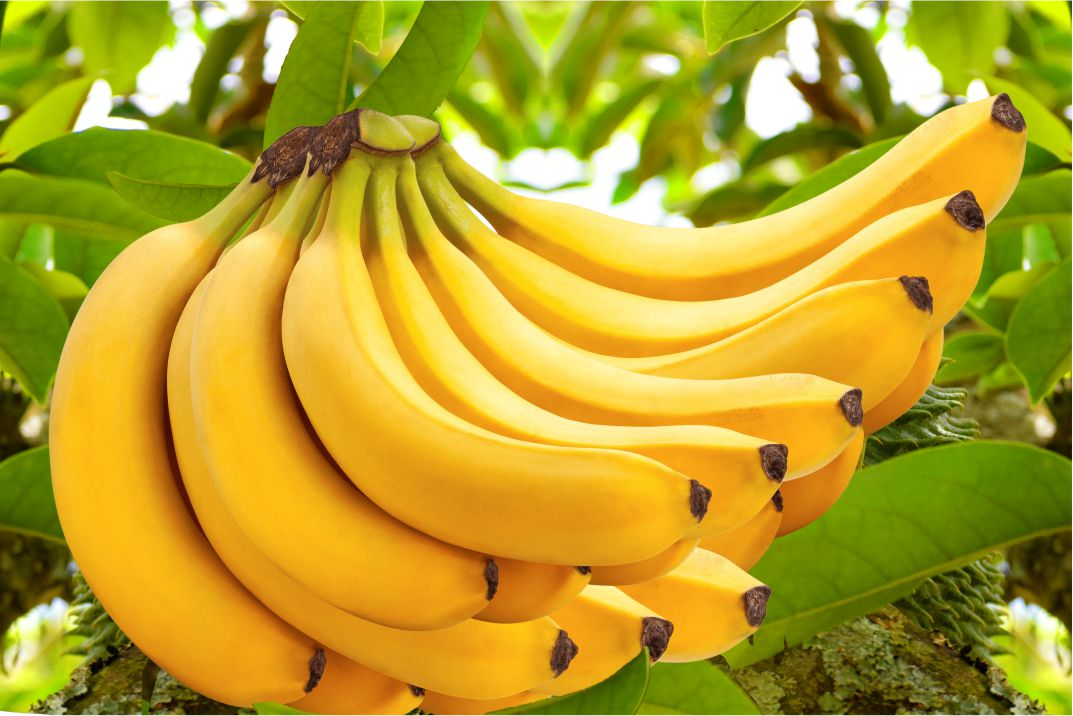
#> input picture Banana.jpeg, 1073 x 716 px
$ python -i feature_extraction.py   (imports and definitions only)   (older library calls are emulated)
#> lines starting #> are read from the running program, lines starting #| are printed output that depends on the picture; after the words box and inside, x2 and y2 are one past the last pixel; in counts of white or black regions, pixels touching at a corner belong together
import cv2
import numpy as np

def extract_features_from_image(image_path: str) -> dict:
#> called with image_path = '../Banana.jpeg'
    img = cv2.imread(image_path)
#> img is the input picture: shape (716, 1073, 3); mean B, G, R 40.5, 159.6, 181.7
    if img is None:
        raise FileNotFoundError(f"Could not load image: {image_path}")

    img_hsv = cv2.cvtColor(img, cv2.COLOR_BGR2HSV)
#> img_hsv: shape (716, 1073, 3); mean H, S, V 27.7, 208.3, 190.6
    gray = cv2.cvtColor(img, cv2.COLOR_BGR2GRAY)
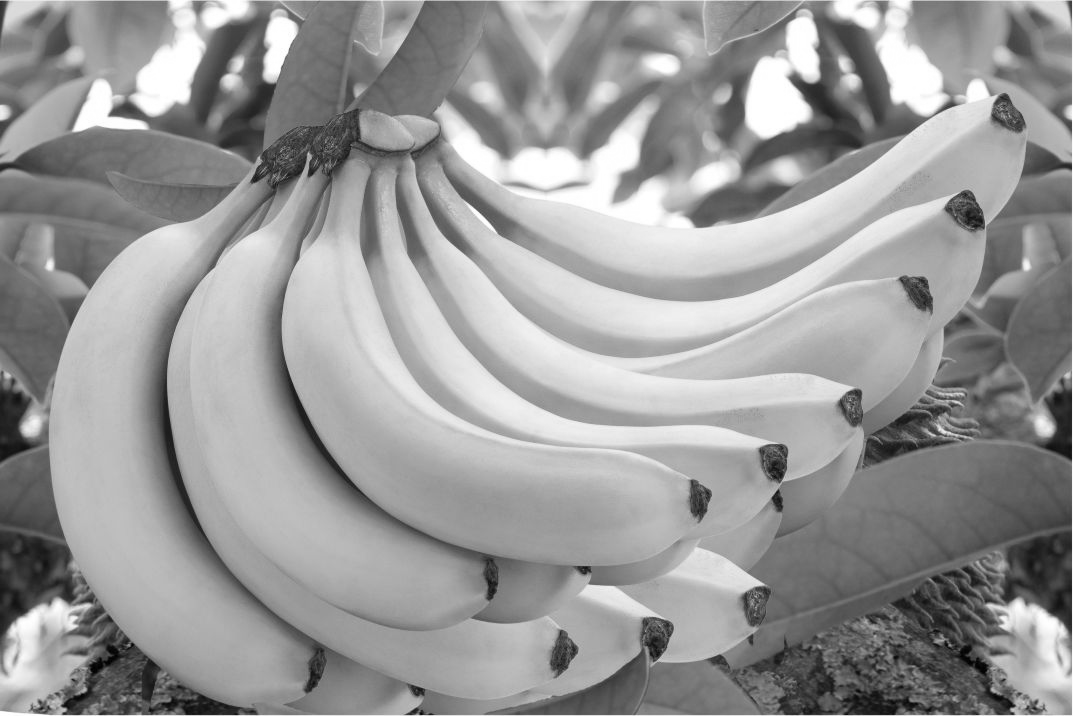
#> gray: shape (716, 1073); min 0, max 255, mean 152.6
    total_pixels = img.shape[0] * img.shape[1]
#> total_pixels = 768268

    yellow_mask = cv2.inRange(img_hsv, (20, 80, 80), (35, 255, 255))
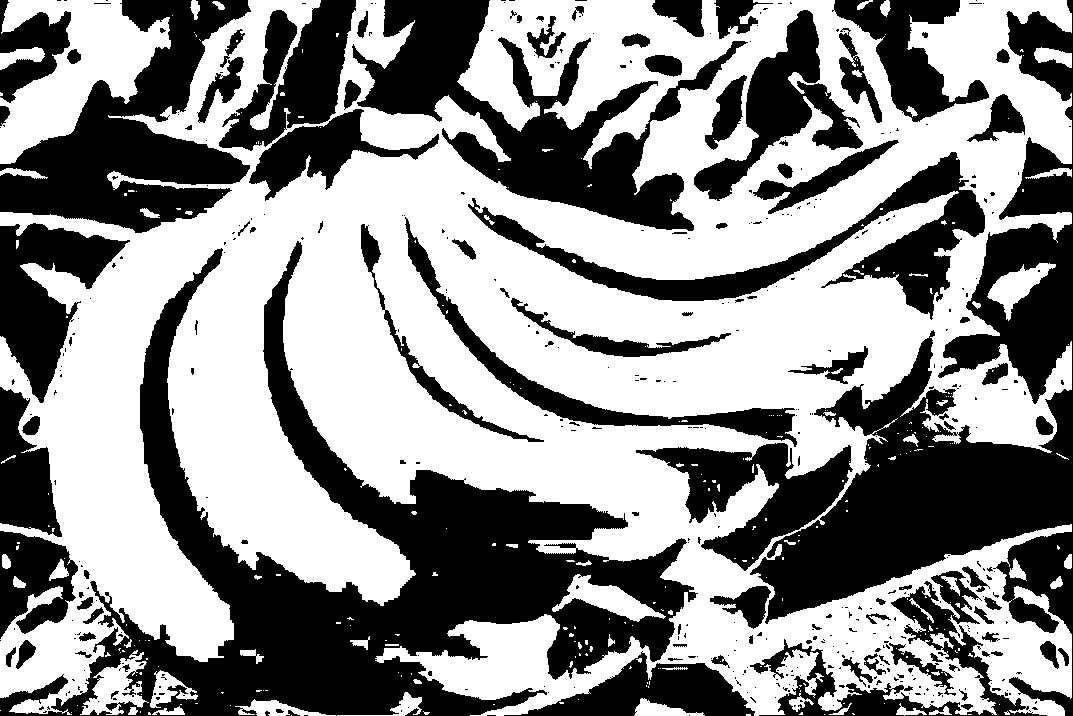
#> yellow_mask: shape (716, 1073); 55.7% white; 460 black regions (353 under 20 px), largest, box (x1, y1, x2, y2) and area: (0, 241, 698, 716) 86779, (750, 0, 1073, 716) 63018, (352, 0, 748, 231) 29882
    green_mask  = cv2.inRange(img_hsv, (35, 60, 60), (85, 255, 255))
#> green_mask: shape (716, 1073); 22.5% white; 270 white regions (181 under 20 px), largest, box (x1, y1, x2, y2) and area: (235, 0, 662, 194) 32734, (750, 419, 1072, 628) 32542, (0, 125, 251, 236) 18928
    brown_mask  = cv2.inRange(img_hsv, (5,  40, 20), (20, 200, 180))
#> brown_mask: shape (716, 1073); 1.5% white; 216 white regions (195 under 20 px), largest, box (x1, y1, x2, y2) and area: (248, 109, 406, 192) 4340, (945, 191, 985, 231) 823, (641, 617, 673, 661) 732
    black_mask  = cv2.inRange(img_hsv, (0,  0,  0),  (180, 255, 50))
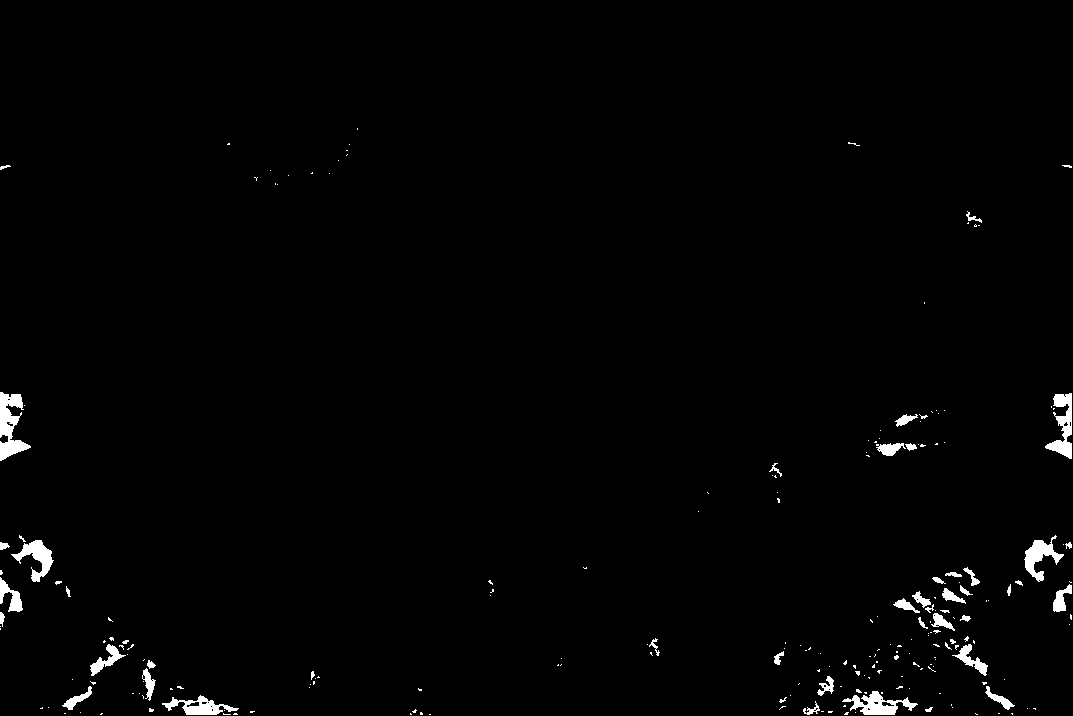
#> black_mask: shape (716, 1073); 1.3% white; 219 white regions (173 under 20 px), largest, box (x1, y1, x2, y2) and area: (0, 392, 31, 461) 1074, (1045, 393, 1072, 459) 825, (842, 691, 918, 715) 806

    yellow_ratio = cv2.countNonZero(yellow_mask) / total_pixels
#> yellow_ratio = 0.557
    green_ratio  = cv2.countNonZero(green_mask)  / total_pixels
#> green_ratio = 0.225
    brown_ratio  = cv2.countNonZero(brown_mask)  / total_pixels
#> brown_ratio = 0.0148
    black_ratio  = cv2.countNonZero(black_mask)  / total_pixels
#> black_ratio = 0.013

    laplacian = cv2.Laplacian(gray, cv2.CV_64F)
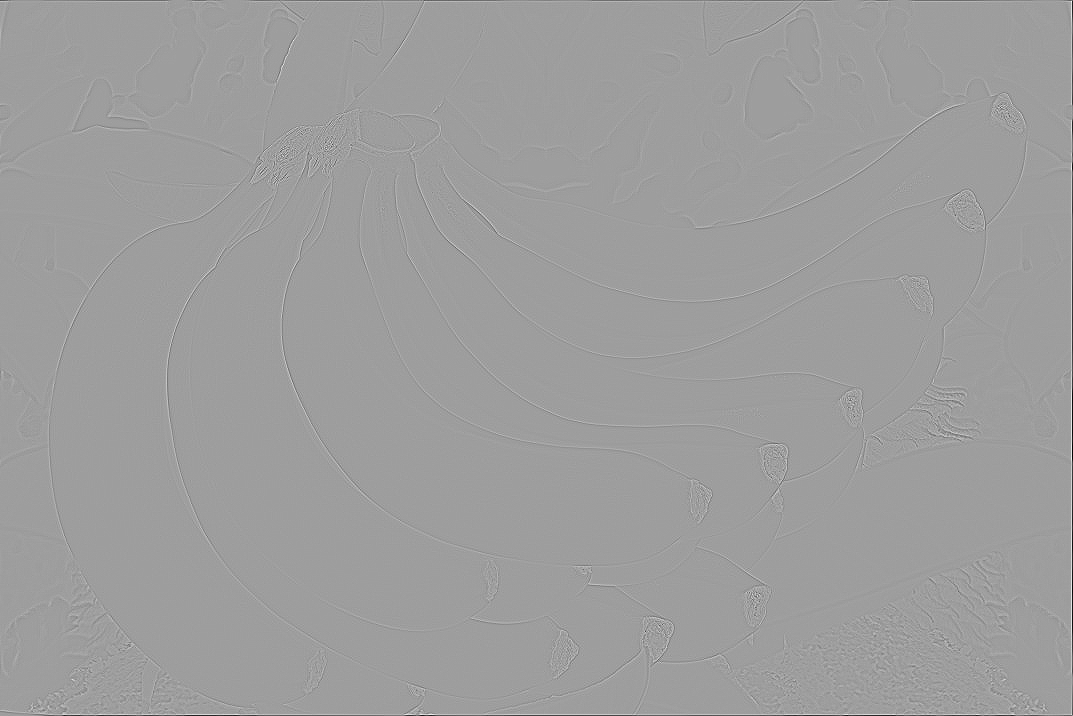
#> laplacian: shape (716, 1073) float64; min -446, max 274, mean -0.4; drawn with min black and max white
    texture_roughness = float(np.var(laplacian)) / 10000.0
#> texture_roughness = 0.0369

    mean_brightness = float(np.mean(gray))
#> mean_brightness = 152.6
    std_brightness  = float(np.std(gray))
#> std_brightness = 51.4

    edges = cv2.Canny(gray, 50, 150)
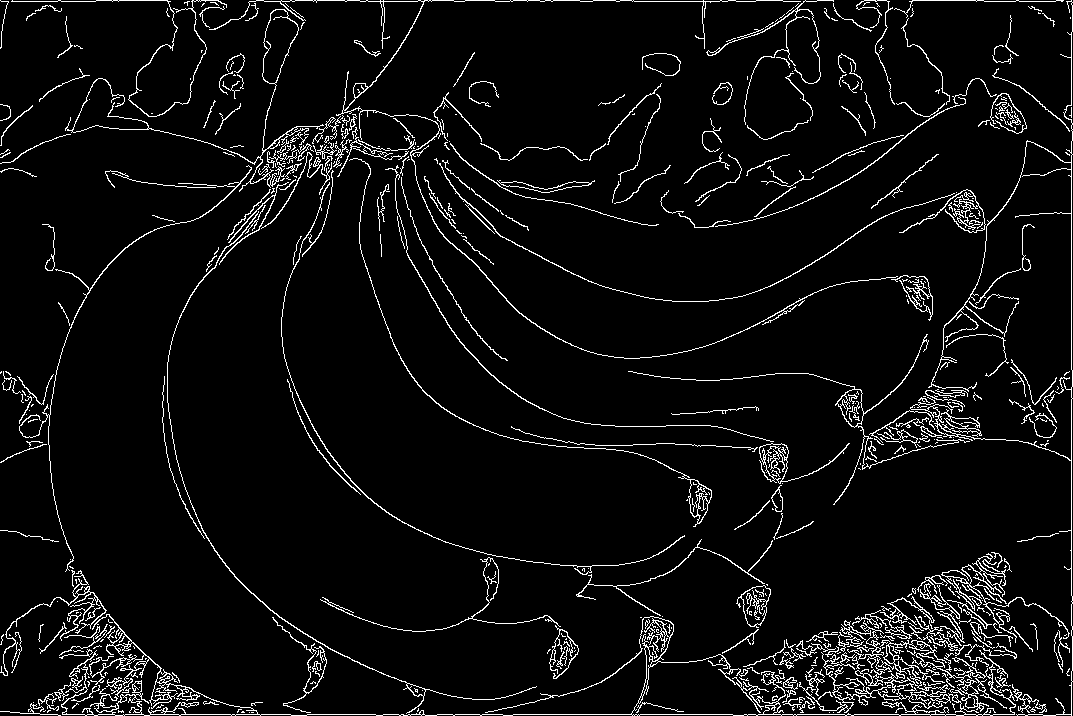
#> edges: shape (716, 1073); 5.5% white in thin lines or dots
    edge_density = cv2.countNonZero(edges) / total_pixels
#> edge_density = 0.0555

    hue_mean        = float(np.mean(img_hsv[:, :, 0]))
#> hue_mean = 27.74
    saturation_mean = float(np.mean(img_hsv[:, :, 1]))
#> saturation_mean = 208.3

    return {
        "yellow_ratio":      yellow_ratio,
        "brown_ratio":       brown_ratio,
        "green_ratio":       green_ratio,
        "black_ratio":       black_ratio,
        "texture_roughness": min(texture_roughness, 1.0),
        "mean_brightness":   mean_brightness,
        "std_brightness":    std_brightness,
        "edge_density":      edge_density,
        "hue_mean":          hue_mean,
        "saturation_mean":   saturation_mean,
    }

>>> result = extract_features_from_image('../Banana.jpeg')
#> result = 10 items
